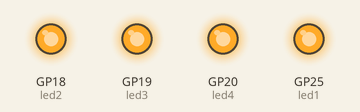
Simulated run of this program. Board: Raspberry Pi Pico running MicroPython. Parts: output pins drawn as LEDs (lit = HIGH). What the program prints to the serial console is not drawn.

Above: at 1.0 s.
At 3.0 s:
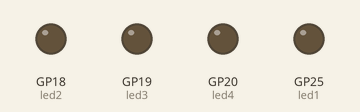
Timing chart, 0 to 5.2 s (numbered marks = the images above):
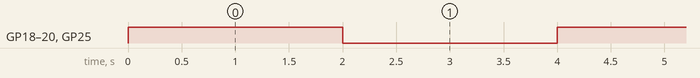

The program:

temp_pico.py
```python
#from machine import Pin
#onboardLED = Pin('LED', Pin.OUT)
#onboardLED.value(1)

from machine import Pin
import time

led2 = Pin(18, Pin.OUT)
led3 = Pin(19, Pin.OUT)
led4 = Pin(20, Pin.OUT)

led1 = Pin('LED', Pin.OUT)

while(1):
    led1.value(1)
    led2.value(1)
    led3.value(1)
    led4.value(1)


    print("making value high and sleeping")
    time.sleep(2)
    led1.value(0)
    led2.value(0)
    led3.value(0)
    led4.value(0)
    time.sleep(2)
```

Measured:
- by itself, GP18 (led2), GP19 (led3), GP20 (led4), GP25 (led1): alternates HIGH for 2.0 s and LOW for 2.0 s
